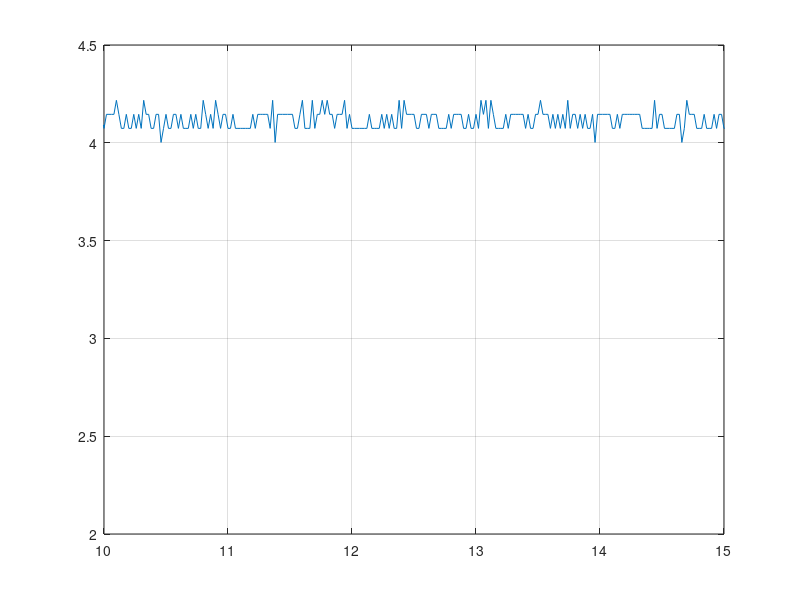
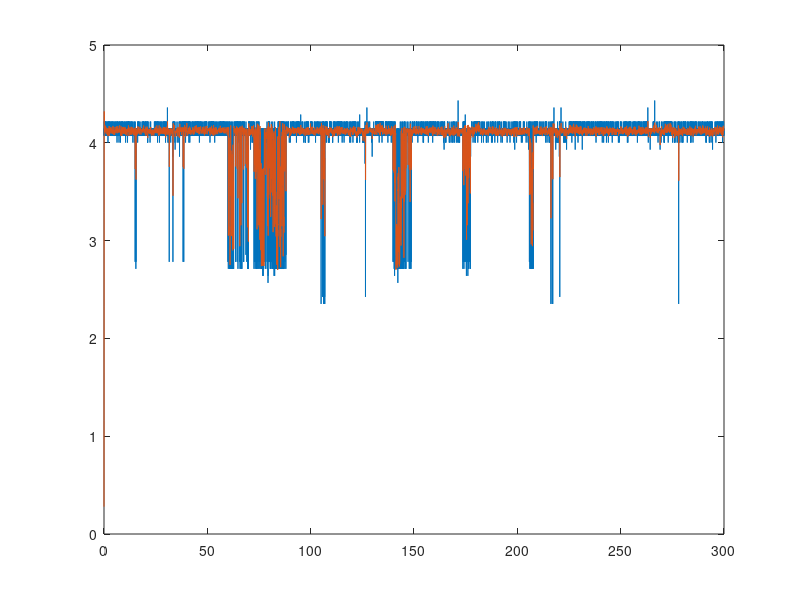

Recreate these plots in MATLAB, in order. (Note: this script raises an error after producing the figures.)
clear; clc; close all;
load('Mediciones/medicion_v7');

figure;
plot(t, pos); grid on;
xlim([10, 15]);


Ts = 0.02;
fs = 1/Ts;

f_filtro = 5; %frecuencia de corte del filtro (en Hz)

orden = 2;
Wn = f_filtro/(fs/2);   % Frecuencia normalizada

[b, a] = butter(orden, Wn, 'low');

% Filtrado
pos_filtrada = filter(b, a, pos);

% Comparación
figure;
plot(t, pos, 'DisplayName', 'Posición original');
hold on;
plot(t, pos_filtrada, 'DisplayName', 'Posición filtrada'); hold on;
yline(mean(pos), 'r--', 'DisplayName', 'Media', 'LineWidth', 2);
grid on;

xlabel('Tiempo [s]');
ylabel('Posición [cm]');
legend;
xlim([100 200]);

std_original = std(pos);
std_filtrada = std(pos_filtrada);

fprintf('Potencia original %.4f\n', std_original);
fprintf('Potencia filtrada %.4f\n', std_filtrada);
fprintf('Proporción %.4f\n', std_filtrada/std_original);
